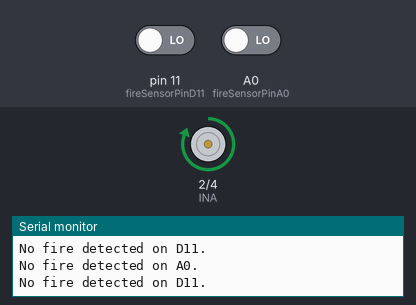
Recording of a sketch running on a simulated Arduino Uno, built with avr-gcc and run on an emulated ATmega328P. On the bench: motor-driver pin pairs drawn as motors (green arrow = first pin HIGH = forward, orange = second pin HIGH = backward, longer = more drive), the last lines printed to the serial monitor. The test bench sets the inputs (shaded band); at power-on: pin 11 (fireSensorPinD11) LOW, A0 (fireSensorPinA0) LOW.

Above: at 1.8 s.
1.9 s: pin 11 (fireSensorPinD11) driven HIGH
At 2.6 s:
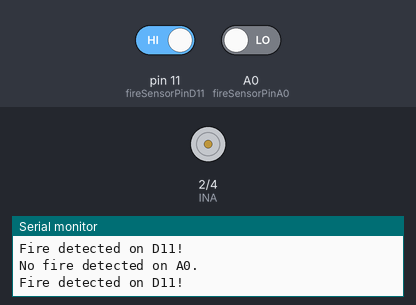
3.5 s: A0 (fireSensorPinA0) driven HIGH
5.5 s: pin 11 (fireSensorPinD11) driven LOW
At 6.6 s:
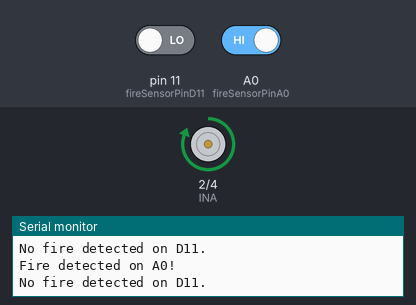
Timing chart, 0 to 8.5 s (numbered marks = the images above; inputs shaded):
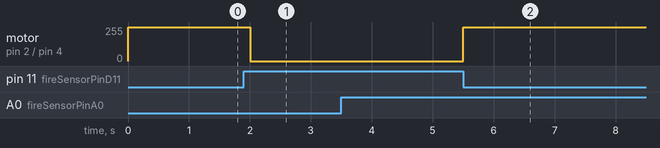

The sketch:

FIRE-FAN-REVISED-REVERSE-ENGINEERING-WORKED-WD4.ino
```cpp
// Define pins for motor control
const int INA = 2; // Control pin for motor
const int INB = 4; // Control pin for motor

// Define fire sensor pins
const int fireSensorPinA0 = A0;
const int fireSensorPinD11 = 11;

void setup() {
  // Set the motor control pins as output
  pinMode(INA, OUTPUT);
  pinMode(INB, OUTPUT);

  // Set the fire sensor pins as input
  pinMode(fireSensorPinA0, INPUT);
  pinMode(fireSensorPinD11, INPUT);

  // Initialize motor in a stopped state
  digitalWrite(INA, LOW);
  digitalWrite(INB, LOW);

  // Initialize serial communication at 9600 bits per second
  Serial.begin(9600);
}

void loop() {
  // Read the fire sensor values
  int fireDetectedA0 = digitalRead(fireSensorPinA0);
  int fireDetectedD11 = digitalRead(fireSensorPinD11);

  // Check fire sensor status and print to the Serial Monitor
  if (fireDetectedA0 == HIGH) {
    Serial.println("Fire detected on A0!");
    // Turn on the fan
    digitalWrite(INA, LOW);
    digitalWrite(INB, LOW);
  } else {
    Serial.println("No fire detected on A0.");
    // Stop the fan
    digitalWrite(INA, HIGH);
    digitalWrite(INB, LOW);
  }

  if (fireDetectedD11 == HIGH) {
    Serial.println("Fire detected on D11!");
    // Turn on the fan
    digitalWrite(INA, LOW);
    digitalWrite(INB, LOW);
  } else {
    Serial.println("No fire detected on D11.");
    // Stop the fan
    digitalWrite(INA, HIGH);
    digitalWrite(INB, LOW);
  }

  // Delay before taking the next measurement
  delay(500);
}
```

Measured:
- after the input at 1.9 s, motor on pin 2 (INA) / pin 4 (INB): forward 255/255 → stopped after 0.10 s
- after the input at 5.5 s, motor on pin 2 (INA) / pin 4 (INB): stopped → forward 255/255 at once
